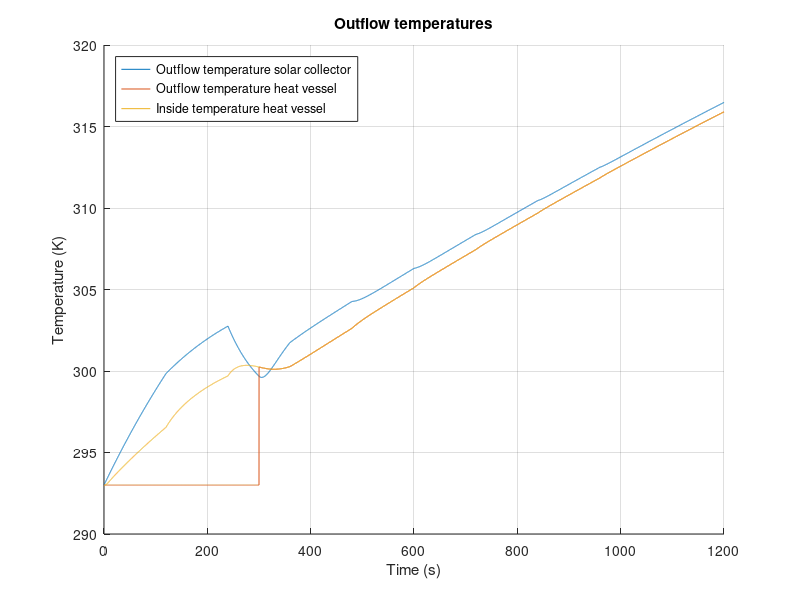

This figure's MATLAB source:
%%%%%%%%%%%%%%%%%%%%%%%%%%%%%%%%%%%%%%%%%%%%
% Matlab model for Solar Collector Group 10%
%%%%%%%%%%%%%%%%%%%%%%%%%%%%%%%%%%%%%%%%%%%%
clc;
clear;
close all;
%%
%%%%%%%%%%%
%Constants%
%%%%%%%%%%%
%Natural costants:
    sigma = 5.67*10^(-8);                       %Stefan-Boltzmann constant
    v_out = 4.5;                                %Velocity of air outside the solar collector [m/s]
    v_in = 0;                                   %Velocity of air inside the solar collector [m/s]
%Emissivity
    e_Cu = 0.22;                                %Copper tube, value 0.052
    e_glass = 0.94;
    e_PVC = 0.91;                               %PVC tube
    e_foam = 0.9;                               %foam foil
    e_Al = 0.04;                                %Aluminum tape
    e_paint = 0.95;                             %Emissivity of black paint (for comparison)
    e_wood = 0.94;
    e_CuMatte = 0.22;                           %Emissivity of the copper tube after making it less reflective (for comparison)
%Thermal conductivity
    k_air = 0.026;                              %Air [W/(m*K)]
    k_tempex =0.03;                             %Tempex plate [W/(m*K)]
    k_Cu = 400;                                 %Copper tube [W/(m*K)]
    k_wood = 0.12;                              %Wood casing [W/(m*K)]
    k_Po = 0.13;                                %Polyurethane tube [W/(m*K)]
    k_PVC = 0.19;                               %PVC thermal conduc [W/(m*K)]
    k_foil = 0.04;                              %Polyethylene foam foil [W/(m*K)]
    k_glass = 0.78;                             %Thermal conductivity of the glass plate [W/(m*K)]
%Heat transfer coefficient
    h_out_air = 10.45 - v_out + 10*(v_out)^(1/2);%Outside solar collector air [W/(m^2*K)]
    h_in_air = 10.45 - v_in + 10*(v_in)^(1/2);  %Inside solar collector air [W/(m^2*K)]
    h_air = 2.5;                                %Still standing 298K air [W/(m^2*K)]
%Specific heat
    c_water = 4186;                             %Specific heat water [J/kgK]
    c_Cu = 386;                                 %Specific heat copper [J/kgK]
    c_Al = 922;                                 %Specific heat aluminium[J/kgK]
    c_air = 1007;                               %Specific heat air[J/kgK]
%Measurements
    D_Cu = 0.012;                               %Diameter of the copper tube [m]
    D_PolyTube = 0.008;                         %Diameter of the polyurathane pump tubes [m]
    R_Cu1 = 0.005;                              %Inner radius of the copper tube [m]
    R_Cu2 = 0.006;                              %Outer radius of  the copper tube [m]
    V_air = 0.04911;                            %Volume of the air in the solar collector [m^3]
    V_Al = 8.96*10^(-5);                        %Total volume of the aluminum tape
    L_Cu_SC = 6.63;                             %Length of the copper tube in the solar collector [m]
    L_CuTube = 6.630;                           %Total length of tube that's exposed to the air [m]
    L_PolyTube1 = 3;                            %Total length of polyurathane pump tube 1 [m]
    L_PolyTube2 = 3;                            %Total length of polyurathane pump tube 2 [m]
    d_frame = 0.05;                             %Thickness of the pinewood frame [m]
%Measurements Heat storage vessel
    D_pvc = 0.050;                              %Diameter PVC tube [m]
    R_pvcThick = 0.0018;                        %PVC wall thickness
    R_pvc1 = (D_pvc/2) - R_pvcThick;            %Inner Radius PVC tube [m]
    R_pvc2 = (D_pvc/2);                         %Outer Radius PVC tube [m]
    N_insLayers = 6;                            %Number of insulating polyethylene foam foil layers [m]
    R_polyFoil = N_insLayers * 0.003;           %Radius thickness polyethylene foam foil [m]
    L_Tube_HV = 0.71;                               %PVC length [m]
    A_HV = 2*pi*(R_pvc2+R_polyFoil)*L_Tube_HV;      %Surface area Heat storage vessel %%%%CHECK THIS
%Measurements for in- and outlet connectors
    D_Po = 0.012;                               %Diameter of the polyurethane tube [m]
    R_Po1 = 0.004;                              %Inner radius of the polyurethane tube [m]
    R_Po2 = 0.006;                              %Outer radius of the polyurethane tube [m]
    L_Tube_HV_to_SC = 3;                        %Half of general setup length, HV to SC [m]
    L_Tube_SC_to_HV = 3;                        %Half of general setup length, SC to HV [m]
%Areas
    A_RadCu = 4*D_Cu*1.4+3*0.5*0.25*pi*(0.0898^2-0.0778^2)+2*0.012*0.15; %Sunlit area of the copper tube [m^2]
    A_RadAl = 0.670*1.4 - 4*0.012*1.4;                      %Sunlit area of the aluminum troughs [m^2]
    A_AirCu = 1.4*pi*D_Cu + 3*4.9594762*10^(-3) + 0.05*pi*D_Cu + 2*0.1*pi*D_Cu; %Area of the copper tube that's exposed to the air [m^2]
    A_AirTape = 1.971;                                      %Area of the aluminum tape that is exposed to the air [m^2]
    A_AirSS = 2*(1.64*0.67)+2*(0.67*0.065)+2*(0.065*1.72);  %Area of solar collector that is exposed to the air [m^2]
    A_frame = 2*(0.67*0.065)+2*(0.065*1.72);                %Area of sides touching pinewood [m^2]
    A_vessel = 2*pi*(R_pvc2)^2 + L_Tube_HV*2*pi*R_pvc2;     %Area of heat vessel [m^2] %%%%CHECK THIS
%Intensity
    I_sun = 1000;                               %Intensity of the artificial sun [W/m^2]
    I_glass = 950;                              %Intensity after absorption of glass plate [W/m^2]
%Temperatures
    T_sur = 293;                                %Temperature of the surroundings [K]
    T_in = 293;                                 %Temperature of the incoming water [K]
%Density
    rho_w = 1000;                               %Density of water [kg/m^3]
    rho_Cu = 8.3*10^3;                          %Density of copper [kg/m^3]
    rho_air = 1.29;                             %Density of air [kg/m^3]
    rho_Al = 2.70*10^3;                         %Density of aluminum [kg/m^3]
%Variables
    test_length = 20;                           %Given time in test [minutes]
    flowrate = 0.1;                             %Initial flowrate [L/min]
%%
%%%%%%%%%%%%%%
%Calculations%
%%%%%%%%%%%%%%
%%Aluminium reflection and absorption rates%%
dQdt_RadAl = (1-e_Al)*A_RadAl*I_glass;                                      %Energy that is reflected by the aluminum tape [W]
dQdt_RadAl_in = (e_Al)*A_RadAl*I_glass;                                     %Energy that is absorbed by the aluminum tape [W]
dQdt_RadCu = e_Cu*A_RadCu*I_glass + e_Cu*dQdt_RadAl;                        %Energy that is absorbed by the copper tube due to radiation [W]

%%Length of simulation%%
t_end = test_length*60;                                                     %End time [s]
t_step = 0.1;                                                               %Step size [s]
Steps = t_end/t_step;                                                       %Amount of steps

%%HEAT VESSEL%%
T_HV_table = zeros(3,Steps+1);                                              %Heat vessel table for data logging
T_HV_table(1,:) = 0:t_step:t_end;
T_HV_out=T_in;                                                              %Beginning temperature of water in the heat vessel [K]
m_SC_water = 0.512;                                                         %Max mass of water in the solar collector [kg]
m_HV_water = 1.2;                                                           %Max mass of water in the heat vessel  [kg]
m_out_tube =1/4*pi*((D_Po -2*0.002)^2)*L_Tube_HV_to_SC ;                    %Max mass of water in the outlettubing [kg]
m_hv_frac = 0;                                                              %Initial fraction hot water to cold water [-]

%%Thermocline HV start values%%
m_HV_new = 0;                                                               %Starting mass of hot water in HV  [kg]
m_HV_old = m_HV_water;                                                      %Starting mass of cold water in HV [kg]
T_HV_inside = T_in;                                                         %Starting temperature HV [K]

%%Tube Heat vessel --> Solar Collector%%
m_PolyTube1_water = (1/4)*pi*D_PolyTube^2*L_PolyTube1*rho_w;                %Maximum amount of water in the tube [kg]
T_SC_in = T_in;                                                             %Starting temperature [K]

%%SOLAR COLLECTOR%%
T_SC_table = zeros(3,Steps+1);                                              %Solar collector table for data logging
T_SC_table(1,:) = 0:t_step:t_end;
T_SC_out=T_in;                                                              %Beginning temperature of water in the solar collector [K]

%SC glass plate calculations
d_glass = 0.004;                                                            %Thickness of the glass plate [m]
A_glass = 0.67*(1.640+0.080);                                               %Area of the glass plate [m]

%%Tube Solar Collector --> Heat vessel%%
m_PolyTube2_water = (1/4)*pi*D_PolyTube^2*L_PolyTube2*rho_w;                %Maximum amount of water in the tube [kg]
T_HV_in = T_in;                                                             %Starting temperature [K]

%%General%%
m_Cu = (L_Cu_SC*pi*R_Cu2^2 - L_Cu_SC*pi*R_Cu1^2)*rho_Cu;                    %Mass of the copper tube in the solar collector [kg]
m_air = rho_air*V_air;                                                      %Mass of the air in the solar collector [kg]
m_Al = rho_Al*V_Al;                                                         %Total mass of the aluminum tape [kg]
T_air = T_in;                                                               %Starting temperature of the air [K]
T_Al = T_in;                                                                %Starting temperature of the aluminum tape [K]
m_flow = (flowrate/60/1000)*rho_w*t_step;                                   %Mass of water inflow from pump during t_step [kg]
%%
for t=0:t_step:t_end
    %%Variable flowrate
    if (120<t && t<1080)
           xStart = 0.2;
           d_frame = 0.4;
           N = 8;
           pump = xStart + (0:N-1)*d_frame;
           flowrate = pump(round((t-60)/120));
           m_flow = (flowrate/60/1000)*rho_w*t_step;                        %Mass of water inflow from pump during t_step [kg]
    elseif (1080<t && t<1200)
           flowrate = 3;
           m_flow = (flowrate/60/1000)*rho_w*t_step;                        %Mass of water inflow from pump during t_step [kg]
    end
    %%
    %%%%%%%%%%%%%%%%%%%%%%%%%%%%%%%%%%%%%%%%
    %       Equations for the vessel       %
    %%%%%%%%%%%%%%%%%%%%%%%%%%%%%%%%%%%%%%%%    
    %%%%%Insulation heat loss%%%%
    R_HV_PVC_cond = R_pvc1/(k_PVC*(2*pi*R_pvc2*L_Tube_HV));                     %Thermal resitance of conduction through PVC [K/W]
    R_HV_ins_Cond =  (log((R_pvc2 + R_polyFoil)/R_pvc2)) / (k_foil*A_HV);   %Thermal resitance of conduction through poly foam foil [K/W]
    R_HV_ins_Conv = 1 / (h_air*A_HV);                                       %Thermal resitance of convection outside poly foam foil [K/W]
    HL_RadOut_PVC = e_PVC * sigma * A_vessel * (T_HV_inside^4 - T_sur^4);   %Heat loss due to radiation PVC [W]
    HL_RadOut_foam = e_foam * sigma * A_vessel * (T_HV_inside^4 - T_sur^4); %Heat loss due to radiation foam foil [W]
    R_HV_ins_total = R_HV_PVC_cond + R_HV_ins_Cond + R_HV_ins_Conv;         %Total thermal resistance in series [K/W]
    %Total heat flow through insulation multiplied with fraction hot water
    dQdt_HV_insulation = m_hv_frac*(-((T_HV_inside - T_sur ) / R_HV_ins_total)-HL_RadOut_PVC-HL_RadOut_foam);   
    
    %%%%%End caps heat loss%%%%
    R_HV_cap_Conv = 1 /h_air*pi*(R_pvc2+R_pvcThick).^2;                     %Thermal resistance due to convection on end caps [K/W]
    R_HV_cap1 = R_pvcThick / (k_PVC * (pi*R_pvc2).^2);                      %Thermal resistance end-cap [K/W]
    R_HV_cap2 = R_HV_cap1;                                                  %Thermal resistance upper end cap [K/W]
    if m_hv_frac == 1
        %If heatvessel is full of hot water, heat loss from both end caps is presumed
        R_HV_caps_total = R_HV_cap1 + R_HV_cap2 + 2*R_HV_cap_Conv;
        dQdt_HV_caps = -((T_HV_inside - T_sur ) / R_HV_caps_total);
    else
        %If hot water not at bottom HV, only 1 end-cap
        R_HV_caps_total = R_HV_cap1 + R_HV_cap_Conv;                        
        dQdt_HV_caps = -((T_HV_inside - T_sur ) / R_HV_caps_total);
    end
    
    %%%%Total heat flow storage vessel%%%%
    dQdt_HV_total = dQdt_HV_insulation + dQdt_HV_caps;                      %Total heat flow storage vessel [W/m^2]
    
    %%%%Calculate internal temperature%%%%
    delta_T = (dQdt_HV_total*t_step/(m_HV_water*c_water));                  %Resulting delta T of heat flow [K]
    T_HV_inside = T_HV_inside+delta_T;                                      %Resulting internal temperature [K]
    
    %%%%Thermocline effect%%%% 
    if (m_HV_new < m_HV_water)                                              % Cold region thermocline provides outlfow HV
        m_HV_new = m_HV_new + m_flow;
        T_HV_inside = (m_flow*T_HV_in + T_HV_inside*m_HV_new)/(m_HV_new + m_flow);
        m_hv_frac = m_HV_new / m_HV_water;                                  %Fraction hot to cold water in HV
        m_HV_old = m_HV_old - m_flow;
        T_HV_out = T_in;                                                    %Resulting temperature outlfow if full of hot water
    else                                                                    %Thermocline when cold water has been dispersed
        T_HV_inside = (m_flow*T_HV_in + T_HV_inside*m_HV_new)/(m_HV_new + m_flow);
        m_hv_frac = 1;                                                      %Fraction of cold water to hot water is 1, used for heat losses in HV
        T_HV_out = T_HV_inside;                                             %Resulting temperature outlfow if not full of hot water
    end
    
    %%%%Log HV data for plotting%%%%
    Column = round((1/t_step)*t+1);                                         %Table time step counter
    T_HV_table(2,Column)=T_HV_out;                                          %Assign value for T_HV_out to the right space
    T_HV_table(3,Column)=dQdt_HV_total;                                     %Assign value for dQdt_HV_total to the right space
    T_HV_table(4,Column)=T_HV_inside;                                       %Assign value for inside temperature heat vessel
    
    %%
    %%%%%%%%%%%%%%%%%%%%%%%%%%%%%%%%%%%%%%%%
    %Tube 1 Heat vessel --> Solar collector%
    %%%%%%%%%%%%%%%%%%%%%%%%%%%%%%%%%%%%%%%%
    %%%%Inflow temperature%%%%
    m_PolyTube1_old = m_PolyTube1_water - m_flow;                           %Mass of water from t-t_step [kg]
    m_PolyTube1_new = m_flow;                                               %Mass of water added to the heat vessel during t_step [kg]
    T_SC_in = (m_PolyTube1_old*T_SC_in + m_PolyTube1_new*T_HV_out)/(m_PolyTube1_old+m_PolyTube1_new); %Inflow temperature [K] 
    
    %%%%Thermal resistance%%%%
    R_tube_out_Cond =  (log(R_Po2 /R_Po1)) / ((2*pi*k_Po*L_Tube_HV_to_SC ));%Thermal resitance of conduction outlet tubing [K/W]
    R_tube_out_Conv = 1 / (h_air*(2*pi*R_Po2)*L_Tube_HV_to_SC) ;           %Thermal resitance of convection outlet tubing [K/W]
    R_tube_out_total = R_tube_out_Cond + R_tube_out_Conv;                  %Total thermal resistance in series [K/W]
    
    %%%%Total heat flowflow%%%%
    dQdt_PolyTube1_total = -((T_HV_out - T_sur ) / R_tube_out_total);       %Total heat flow HV to SC[W/m^2]
    
    %%%%Outflow temperature
    delta_T = (dQdt_PolyTube1_total*t_step/(m_PolyTube1_water*c_water));    %Resulting delta T of heat flow [K]
    T_SC_in = T_SC_in+delta_T;                                              %Resulting outflow temperature [K]
    
    %%
    %%%%%%%%%%%%%%%%%%%%%%%%%%%%%%%%%%%%%%%%
    %  Equations for the solar collector   %
    %%%%%%%%%%%%%%%%%%%%%%%%%%%%%%%%%%%%%%%%
    m_SC_old = m_SC_water - m_flow;                                         %Mass of water from t-t_step [kg]
    m_SC_new = m_flow;                                                      %Mass of water added to the solar collector during t_step [kg]
    T_SC_out = (m_SC_old*c_water*T_SC_out + m_Cu*c_Cu*T_SC_out + m_SC_new*c_water*T_SC_in)/(m_SC_old*c_water + m_Cu*c_Cu + m_SC_new*c_water);

    %%%Heat transfer mechanisms in the solar collector%%%	
    dtQt_RadOut = e_Cu * sigma * A_AirCu * (T_SC_out^4 - T_air^4);          %Heat loss due to radiation [W]                
    R_CondOut = (log(R_Cu2/R_Cu1)) / (2*pi*k_Cu*L_CuTube);                  %Thermal resistance due to conduction in the copper tube [K/W]
    R_Cu_conv = 1 / (h_air*A_AirCu);                                         %Thermal resistance due to convection [K/W]
    R_SC_total = R_CondOut + R_Cu_conv;                                     %The total of all the thermal resistances [K/W]
  
    %%%%Total heat flow solar collector%%%%
    dQdT_SC_tube = ((T_SC_out - T_air) / R_SC_total);
    dQdt_SC_total = dQdt_RadCu - dQdT_SC_tube - dtQt_RadOut;        %Total heat flow solar collector [W/m^2]
    
    %%%%Calculate internal temperature%%%%    
    delta_T = (dQdt_SC_total*t_step)/(m_SC_water*c_water + m_Cu*c_Cu);      %Resulting delta T of heat flow [K]
    T_SC_out=T_SC_out+delta_T;                                              %Resulting outflow temperature [K]
    
    %%%%Log SC data for plotting%%%%
    Column = round((1/t_step)*t+1);                                         %Table time step counter
    T_SC_table(2,Column)=T_SC_out;                                          %Assign value for T to the right space
    T_SC_table(3,Column)=delta_T;                                           %Assign value for T to the right space
    
    %%
    %%%%%%%%%%%%%%%%%%%%%%%%%%%%%%%%%%%%%%%%
    %Tube 2 Solar collector --> Heat vessel%
    %%%%%%%%%%%%%%%%%%%%%%%%%%%%%%%%%%%%%%%%
    m_PolyTube2_old = m_PolyTube1_water - m_flow;                           %Mass of water from t-t_step [kg]
    m_PolyTube2_new = m_flow;                                               %Mass of water added to the heat vessel during t_step [kg]
   
    T_HV_in = (m_PolyTube2_old*T_HV_in + m_HV_new*T_SC_out)/(m_PolyTube2_old+m_HV_new); %Average internal HV temperature with inflow from SC [K]
    
    R_tube_in_Cond =  (log(R_Po2 /R_Po1)) / ((2*pi*k_Po*L_Tube_SC_to_HV )); %Thermal resitance of conduction inlet tubing [K/W]
    R_tube_in_Conv = 1 / (h_air*(2*pi*R_Po2)*L_Tube_SC_to_HV) ;             %Thermal resitance of convection inlet tubing [K/W]
    R_tube_in_total = R_tube_in_Cond + R_tube_in_Conv;                      %Total thermal resistance in series [K/W]
    
    %%%%Total flow
    dQdt_PolyTube2_total = -((T_HV_in - T_sur ) / R_tube_in_total);         %Total heat flow general setup SC to HV [W/m^2]

    delta_T = (dQdt_PolyTube2_total*t_step/(m_PolyTube2_water*c_water));    %Resulting delta T of heat flow [K]
    T_HV_in = T_HV_in+delta_T;                                              %Resulting outflow temperature [K]
        
    %%
    %%%%%%%%%%%%%%%%%%%%%%%%%%%%%%%%%%%%%%%%
    %            Air Temperature           %
    %%%%%%%%%%%%%%%%%%%%%%%%%%%%%%%%%%%%%%%%
    %To calculate dQdt_air_total, first the temperature of the aluminum tape has to be determined:
    dQdt_Al_conv = h_air*A_AirTape*(T_Al-T_air);                            %Convective heat loss aluminium tape [W/m^2]
    dQdt_Al_total = dQdt_RadAl_in - dQdt_Al_conv;                           %Total heat flow aluminium tape [W/m^2]
    delta_T = (dQdt_Al_total*t_step)/(m_Al*c_Al);                           %Resulting delta T aluminium tape [K]
    T_Al = T_Al + delta_T;                                                  %Temperature aluminium tape after delta T [K]

    %Air temperature:
    dQdt_CondEnv = -(k_wood * A_frame * (T_air - T_sur))/d_frame;               %Heat flow to the environment through the wood by conduction [W/m^2]
    dQdt_CondGlass = -(k_glass*A_glass*(T_air - T_sur))/d_glass;           %Heat flow to the environment through the glass by conduction [W/m^2]
    dQdt_air_total = dQdt_Al_conv + dQdt_CondEnv + dQdt_CondGlass + dQdT_SC_tube; %Total heat flow air inside solar collector [W/m^2]
     
    delta_T = (dQdt_air_total*t_step)/(m_air*c_air);                        %Resulting delta T of heat flow [K]
    T_air = T_air + delta_T;                                                %Resulting air temperature [K]
    
end
%%
%%%%%%%%%%
%Plotting%
%%%%%%%%%%

t_var=T_SC_table(1,:);          %Time variable
T_SC_var=T_SC_table(2,:);       %Outflow temperature solar collector
T_HV_var=T_HV_table(2,:);       %Outflow temperature heat vessel
T_HV_inside = T_HV_table(4,:);  %Inside temperature heat vessel

hold on
grid on

plot(t_var,T_SC_var);
plot(t_var,T_HV_var);
plot(t_var,T_HV_inside);
ylabel('Temperature (K)')

legend({'Outflow temperature solar collector','Outflow temperature heat vessel','Inside temperature heat vessel'}, 'Location','northwest')

xlim([0 t_end]);
xlabel('Time (s)')
title('Outflow temperatures')
saveas(gcf,'Outflow temperature.jpg')
